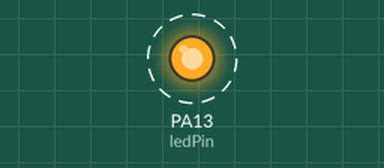
A sketch run on a simulated STM32 Blue Pill. On the bench: output pins drawn as LEDs (lit = HIGH). Dashed ring = blinking. No radio packets arrive unless stated; what the sketch prints to the serial monitor is not drawn.

Above: at 0.3 s.
Timing chart, 0 to 3.0 s (numbered marks = the images above):
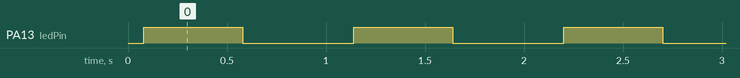

The sketch:

LoRa_abn.ino
```cpp
/*
                [NANO Pinout]
                  ----------
            TX=1-|   328P   |-VIN
            RX=0-|   NANO   |-GND
           RESET-|          |-RESET
             GND-|          |-5V
          INT0=2-|          |-A7
       INT1=3(~)-|          |-A6
               4-|          |-19=A5=SCL
            5(~)-|          |-18=A4=SDA
            6(~)-|          |-17=A3
               7-|          |-16=A2
               8-|          |-15=A1
            9(~)-|          |-14=A0
        SS=10(~)-|          |-AREF
      MOSI=11(~)-|    --    |-3V3
         MISO=12-|   |  |   |-13=SCK
                  ----------
*/
  /*************************************************
    [SPI]       ATm328p     STM32       ESP8266
    MOSI        D11         PA7         D7(GPIO13)
    MISO        D12         PA6         D6(GPIO12)
    SCK/CLK     D13         PA5         D5(GPIO14)
    NSS/CSN     D10         PA4         D8{GPIO15)
    NRESET      D8          PC14        D0(GPIO16)
    DIO0        D9          PC15        D1(GPIO5)
    VCC         3.3V        3.3V        3.3V
****************************************************
  Define(TX/RX, ARDUINO_NANO/BLUEPILL/NODEMCU)
***************************************************/
#define LORA_TX
//#define LORA_RX

#define ARDUINO_NANO
//#define BLUEPILL
//#define NODEMCU
//***************************************************

#ifdef ARDUINO_NANO
#define ledPin      13
#define csPin       10
#define resetPin    8
#define irqPin      9
#elif defined BLUEPILL
#define ledPin      PC13
#define csPin       PA4
#define resetPin    PC14
#define irqPin      PC15
#else //NODEMCU
#define ledPin      D4
#define csPin       D8
#define resetPin    D0
#define irqPin      D1
#endif

#include <SPI.h>
#include <LoRa.h>

int counter = 0;

// Functions()
void led_Blink();
void Init_Send();
void Init_Receive();
void LoRa_Send();
void LoRa_Receive();

void setup() {
#ifdef LORA_TX
  Init_Send();
#endif

#ifdef LORA_RX
  Init_Receive();
#endif
}

void loop() {
#ifdef LORA_TX
  LoRa_Send();
#endif

#ifdef LORA_RX
  LoRa_Receive();
#endif
}

// ===========================
// Functions()
// ===========================
void led_Blink() {
  digitalWrite(ledPin, HIGH);
  delay(500);
  digitalWrite(ledPin, LOW);
  delay(500);
}

void Init_Send() {
  Serial.begin(115200);
  //  while (!Serial);
  pinMode(ledPin, OUTPUT);

  LoRa.setPins(csPin, resetPin, irqPin);  // CS, RST, IRQ Pin Set
  Serial.println("LoRa Sender");

  if (!LoRa.begin(915E6)) {
    Serial.println("Starting LoRa failed!");
    while (1);
  }
}

void Init_Receive() {
  Serial.begin(115200);
  //    while (!Serial);
  pinMode(ledPin, OUTPUT);

  LoRa.setPins(csPin, resetPin, irqPin);  // CS, RST, IRQ Pin Set
  Serial.println("LoRa Receiver");

  if (!LoRa.begin(915E6)) {
    Serial.println("Starting LoRa failed!");
    while (1);
  }
}

void LoRa_Send() {
  Serial.print("Sending packet: ");
  Serial.println(counter);

  // send packet
  LoRa.beginPacket();
  LoRa.print("hello ");
  LoRa.print(counter);
  LoRa.endPacket();

  led_Blink();
  counter++;
}

void LoRa_Receive() {
  // try to parse packet
  int packetSize = LoRa.parsePacket();
  if (packetSize) {
    // received a packet
    Serial.print("Received packet '");

    // read packet
    while (LoRa.available()) {
      Serial.print((char)LoRa.read());
    }

    // print RSSI of packet
    Serial.print("' with RSSI ");
    Serial.println(LoRa.packetRssi());
    led_Blink();
  }
}
```

Measured:
- by itself, PA13 (ledPin): alternates HIGH for 0.50 s and LOW for 0.56 s
